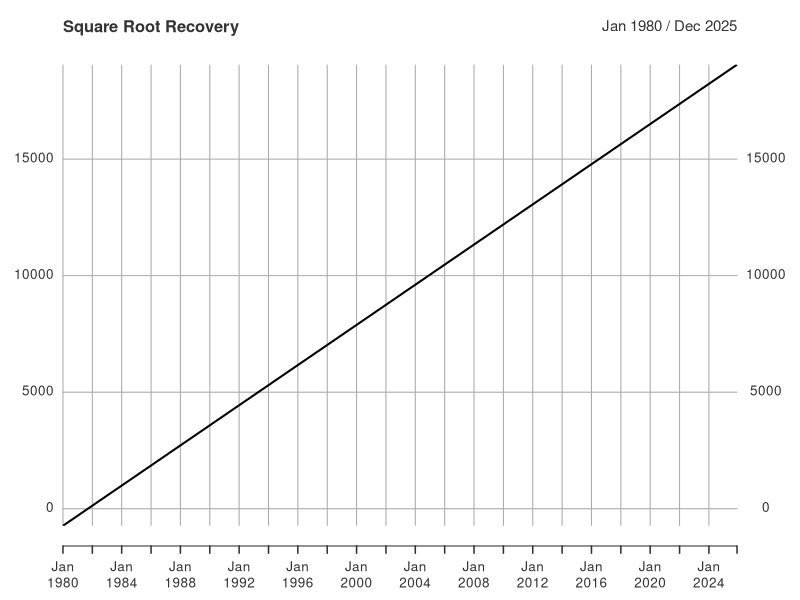
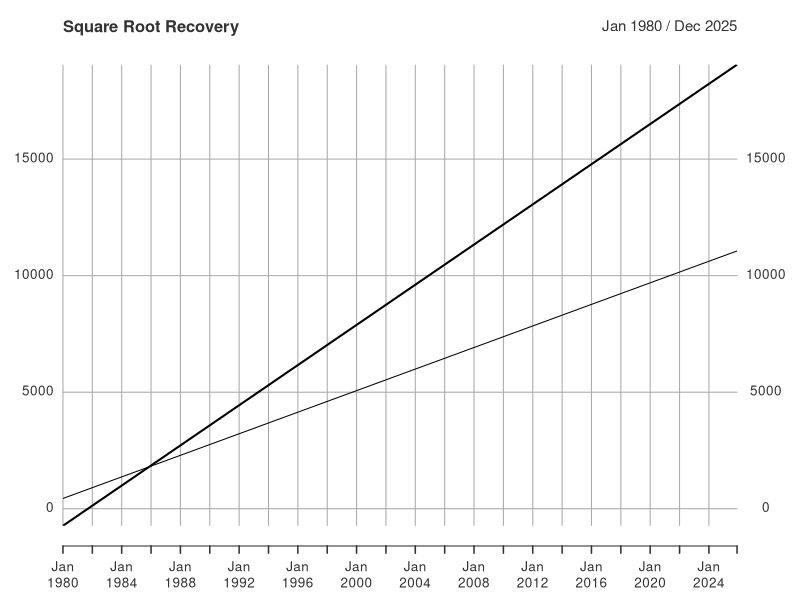
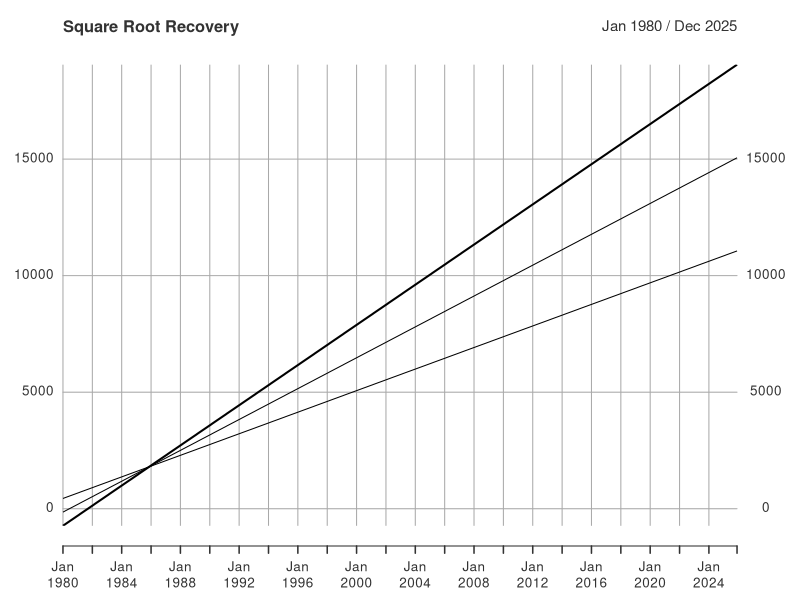
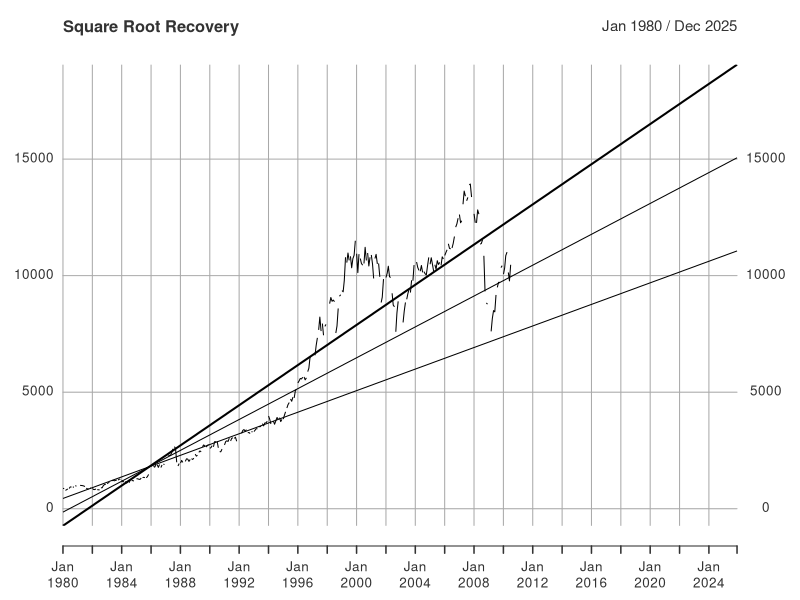

These charts were generated, in order, by the following R code:
library(quantmod)
x <- read.csv('DJI.csv',header=TRUE)
x <- xts(x[,-1], order.by=as.POSIXct(x[,1]))

tsLo <- seq(1980,1994,length = length(x["1980::1994",4]))
tsHi <- seq(1980,2010,length = length(x["1980::2010",4]))
tsSSR <- seq(2009,2010,length = length(x["2009::2010",4]))

loFit <- lm(x["1980::1994",4]~tsLo)
hiFit <- lm(x["1980::2010",4]~tsHi)

startMonth <- as.POSIXct(as.Date("01/01/1980", format="%d/%m/%Y"))
endMonth <- as.POSIXct(as.Date("01/01/2026", format="%d/%m/%Y"))

t6 <- seq(1980,2025,length = 46*12)

predictedLo <- timeBasedSeq('198001/202512')
predictedLo <- as.xts(predictedLo)
predictedLo <- cbind(predictedLo,0)
predictedHi <- timeBasedSeq('198001/202512')
predictedHi <- as.xts(predictedHi)
predictedHi <- cbind(predictedHi,0)


predictedHi[,1] <- coef(hiFit)[1] + t6*coef(hiFit)[2]
predictedLo[,1] <- coef(loFit)[1] + t6*coef(loFit)[2] 

plot(predictedHi,main="Square Root Recovery")
lines(predictedLo)
lines((predictedLo+predictedHi)/2)
lines(x[,4])

#plot(x["1980::2010",4],main="Closing",xlim=c(startMonth,endMonth))
#plot(x["1980::2010",4],main="Closing",xlim=c(startMonth,endMonth))
#candleChart(x["1980::2010"], multi.col=TRUE,theme="white")
#plot(diff(x["1980::2010",4]),main="Closing")
#plot(diff(x["1980::2010",5]),main="Volume")
